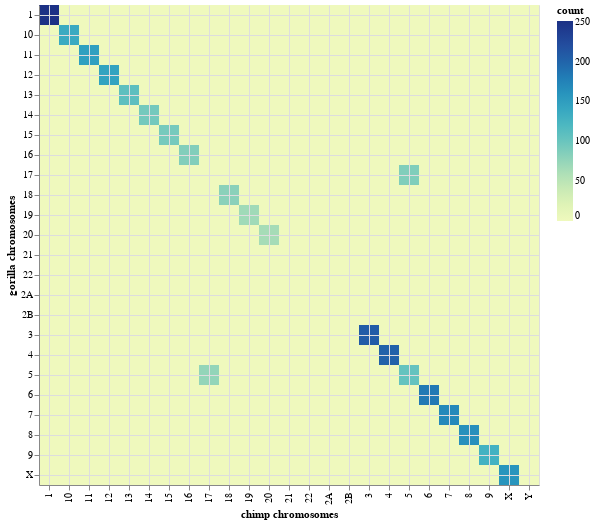

Notebook source saved alongside this figure:
### Code cell
cchr_list = [ '1', '2A', '2B', '3', '4', '5', '6', '7', '8', '9', '10', 
         '11', '12', '13', '14', '15', '16', '17', '18', '19', '20', 
         '21', '22', 'X', 'Y' ]
gchr_list = [ '1', '2A', '2B', '3', '4', '5', '6', '7', '8', '9', '10', 
         '11', '12', '13', '14', '15', '16', '17', '18', '19', '20', 
         '21', '22', 'X' ]

hchrs = [ hval for hval in cchr_list for cval in gchr_list ]
cchrs = [ cval for hval in cchr_list for cval in gchr_list ]
counts = []
for hchr,cchr in zip(hchrs,cchrs):
    xdf = df50[(df50['sp']=='human') & (df50['msp'] == 'gorilla') & (df50['chr'] == hchr) & (df50['mchr'] == cchr)]
    count = 0
    if len(xdf) > 0:
        count = xdf.iloc[0]['count']
    counts.append(count)

source = pd.DataFrame({'x': hchrs,
                     'y': cchrs,
                     'z': counts})

alt.Chart(source).mark_rect().encode(
    x=alt.X('x:N', axis=alt.Axis(title='chimp chromosomes', grid=True, ticks=True)),
    y=alt.Y('y:N', axis=alt.Axis(title='gorilla chromosomes', grid=True, ticks=True)),
    color=alt.Color('z:Q', title="count")
)

### Figure 1 — Vega-Lite specification as saved in the notebook (floating-point values rounded to 4 significant figures; data arrays with more than 128 entries replaced by an {"elided": "..."} marker saying what was removed)
{"config": {"view": {"continuousWidth": 400, "continuousHeight": 300}}, "data": {"name": "data-d75bd55e295fcc73f44997279059ad10"}, "mark": "rect", "encoding": {"color": {"type": "quantitative", "field": "z", "title": "count"}, "x": {"type": "nominal", "axis": {"grid": true, "ticks": true, "title": "chimp chromosomes"}, "field": "x"}, "y": {"type": "nominal", "axis": {"grid": true, "ticks": true, "title": "gorilla chromosomes"}, "field": "y"}}, "$schema": "https://vega.github.io/schema/vega-lite/v4.0.0.json", "datasets": {"data-d75bd55e295fcc73f44997279059ad10": {"elided": "600 records"}}}
